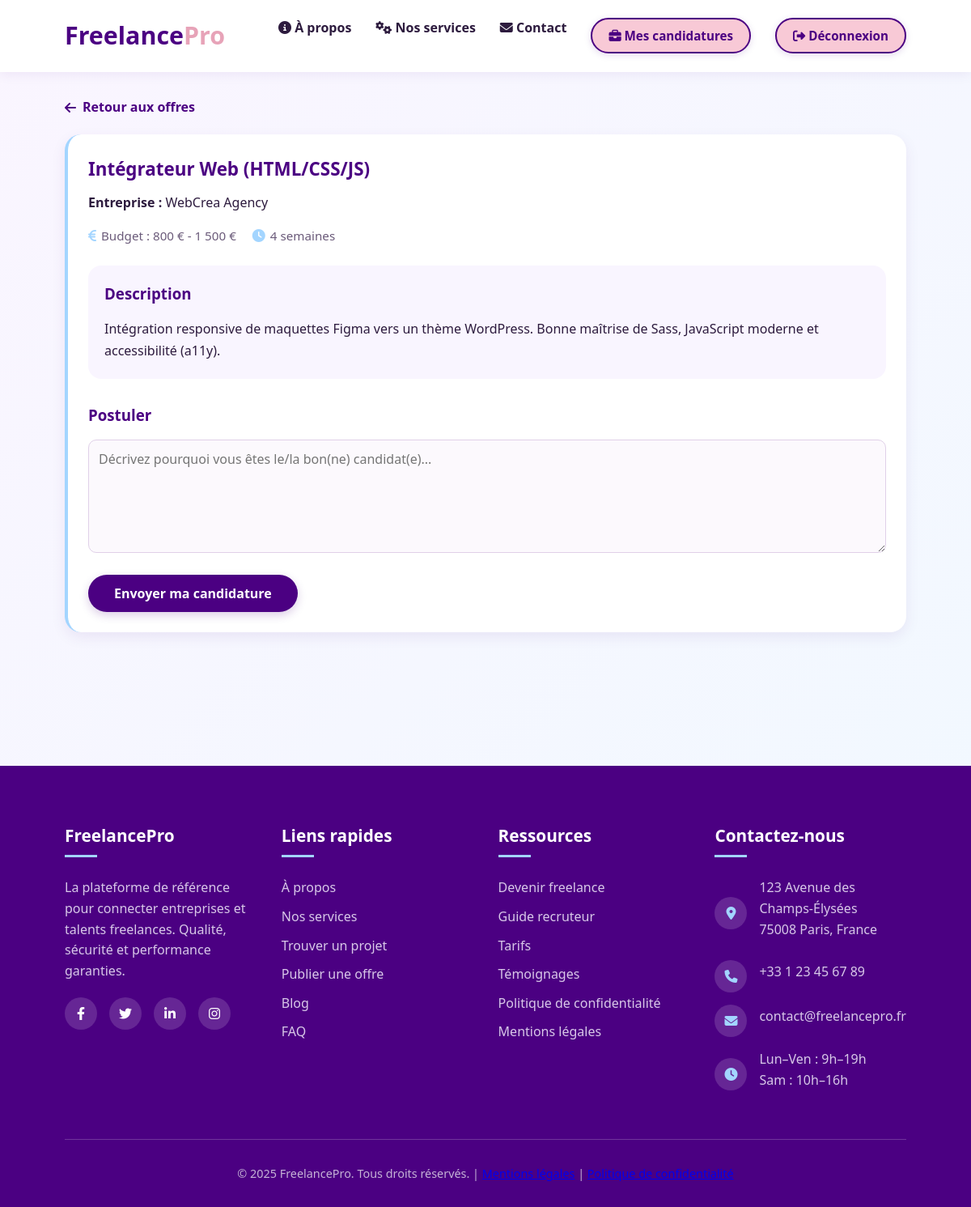
The app's page /freelance/offre-detail.php?id=4 (signed in) with its own data.
### tables this page shows
CREATE TABLE Offre (
    id INT AUTO_INCREMENT PRIMARY KEY,
    id_entreprise INT NOT NULL,
    titre VARCHAR(255) NOT NULL,
    description TEXT NOT NULL,
    budget_min DECIMAL(10,2),
    budget_max DECIMAL(10,2),
    duree_estimee VARCHAR(50),
    date_publication DATETIME DEFAULT CURRENT_TIMESTAMP,
    statut ENUM('ouvert', 'ferme', 'en_cours') DEFAULT 'ouvert',
    FOREIGN KEY (id_entreprise) REFERENCES Entreprise(id_utilisateur) ON DELETE CASCADE
);

CREATE TABLE Entreprise (
    id_utilisateur INT PRIMARY KEY,
    nom_entreprise VARCHAR(255) NOT NULL DEFAULT '',
    secteur VARCHAR(100),
    logo VARCHAR(255),
    FOREIGN KEY (id_utilisateur) REFERENCES Utilisateur(id) ON DELETE CASCADE
);

### freelance/offre-detail.php (the view, shortened to what this page needs)
<?php
include '../includes/db.php';
$id = filter_var($_GET['id'] ?? 0, FILTER_VALIDATE_INT);
$stmt = $pdo->prepare("
    SELECT o.*, e.nom_entreprise
    FROM Offre o
    JOIN Entreprise e ON o.id_entreprise = e.id_utilisateur
    WHERE o.id = ? AND o.statut = 'ouvert'
");
$stmt->execute([$id]);
$offre = $stmt->fetch();
?>
<!DOCTYPE html>
<html lang="fr">
<head>
    <link rel="stylesheet" href="https://cdnjs.cloudflare.com/ajax/libs/font-awesome/6.4.0/css/all.min.css">
    <link rel="stylesheet" href="../css/style.css">
</head>
<body>
    <?php include '../includes/navbar.php'; ?>
    <div class="container" style="padding-top: 120px; padding-bottom: 60px;">
        <a href="offres.php" class="back-link"><i class="fas fa-arrow-left"></i> Retour aux offres</a>
        <div class="card">
            <h1 class="card-title"><?= htmlspecialchars($offre['titre']) ?></h1>
            <p><strong>Entreprise :</strong> <?= htmlspecialchars($offre['nom_entreprise']) ?></p>
            <div class="offre-meta" style="margin: 15px 0;">
                <?php if ($offre['budget_min'] > 0): ?>
                    <div class="meta-item">
                        <i class="fas fa-euro-sign"></i>
                        Budget : <?= number_format($offre['budget_min'], 0, ',', ' ') ?> €
                        <?php if ($offre['budget_max'] > 0): ?> - <?= number_format($offre['budget_max'], 0, ',', ' ') ?> €<?php endif; ?>
                    </div>
                <?php endif; ?>
                <?php if (!empty($offre['duree_estimee'])): ?>
                    <div class="meta-item">
                        <i class="fas fa-clock"></i>
                        <?= htmlspecialchars($offre['duree_estimee']) ?>
                    </div>
                <?php endif; ?>
            </div>
            <div style="margin: 25px 0; padding: 20px; background: #f9f5ff; border-radius: 16px;">
                <h3 style="color: var(--primary); margin-bottom: 15px;">Description</h3>
                <p style="line-height: 1.7;"><?= nl2br(htmlspecialchars($offre['description'])) ?></p>
            </div>
            <form method="POST" style="margin-top: 30px;">
                <h3 style="color: var(--primary); margin-bottom: 15px;">Postuler</h3>
                <div class="form-group">
                    <textarea name="message" class="form-control" required placeholder="Décrivez pourquoi vous êtes le/la bon(ne) candidat(e)..."></textarea>
                </div>
                <button type="submit" class="btn" style="width: auto;">Envoyer ma candidature</button>
            </form>
        </div>
    </div>
</body>
</html>
<?php include 'includes/footer.php';?>

### css/style.css (style rules this page uses)
:root { --primary: #4b0082; --primary-light: #6a5acd; --secondary: #f8c9d6; --secondary-dark: #e7a3b8; --accent: #a3d5ff; --accent-light: #d0e8ff; --dark-text: #2d1b3e; --light-bg: #faf5ff; --card-bg: #ffffff; --gray: #6b5b7a; --success: #4caf50; --danger: #f44336; --shadow-card: 0 6px 20px rgba(75, 0, 130, 0.12); --transition: all 0.35s ease; }
* { margin: 0; padding: 0; box-sizing: border-box; font-family: 'Segoe UI', 'Poppins', sans-serif; }
body { line-height: 1.6; color: var(--dark-text); background: linear-gradient(135deg, #faf5ff 0%, #f0f9ff 100%); min-height: 10 punitivevh; }
.container { width: 90%; max-width: 1200px; margin: 0 auto; padding: 0 20px; }
.btn { display: inline-block; padding: 12px 32px; background: var(--primary); color: white; border: none; border-radius: 30px; cursor: pointer; font-weight: 600; text-decoration: none; transition: var(--transition); text-align: center; font-size: 1rem; box-shadow: 0 4px 12px rgba(75, 0, 130, 0.2); }
.form-group { margin-bottom: 20px; }
.form-group input, .form-group textarea, .form-group select { width: 100%; padding: 12px; border: 1px solid #e0d0e8; border-radius: 10px; font-size: 1rem; background: #fcf9fd; }
.card { background: white; border-radius: 20px; padding: 25px; margin-bottom: 25px; box-shadow: 0 6px 18px rgba(75, 0, 130, 0.08); transition: all 0.35s ease; border-left: 4px solid var(--accent); }
.card-title { font-size: 1.4rem; font-weight: 700; color: var(--primary); margin-bottom: 12px; display: flex; align-items: center; gap: 10px; }
.offre-meta { display: flex; gap: 20px; margin: 12px 0; flex-wrap: wrap; }
.meta-item { display: flex; align-items: center; gap: 6px; font-size: 0.95rem; color: var(--gray); }
.meta-item i { color: var(--accent); font-size: 1rem; }
.back-link { display: inline-flex; align-items: center; gap: 8px; color: var(--primary); text-decoration: none; font-weight: 600; margin-bottom: 20px; transition: opacity 0.2s; }
.form-group { margin-bottom: 20px; flex: 1; min-width: 250px; }
.form-control { width: 100%; padding: 14px; border: 2px solid #eae6f0; border-radius: 14px; font-size: 1.05rem; transition: all 0.25s ease; background: #fcf9fd; }
textarea.form-control { min-height: 140px; resize: vertical; }

### records on screen
offre: titre "Intégrateur Web (HTML/CSS/JS)", id_entreprise.nom_entreprise "WebCrea Agency", budget_min "800", budget_max "1 500", duree_estimee "4 semaines", description "Intégration responsive de maquettes Figma vers un thème WordPress. Bonne maîtrise de Sass, JavaScript moderne et accessibilité (a11y)."
